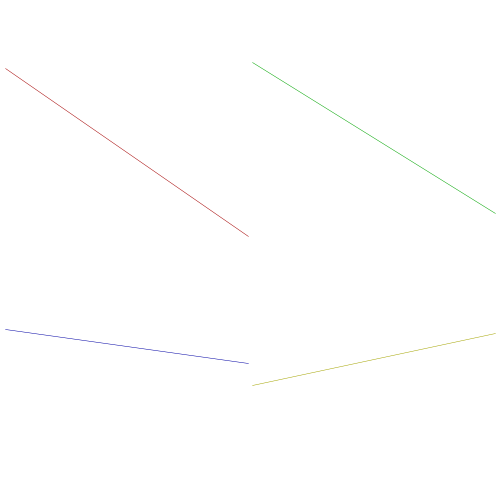
Frame 1 (no input)
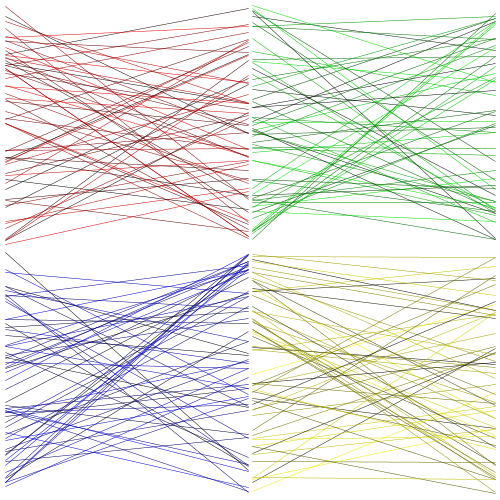
Frame 60 (the mouse pressed at the canvas centre just before this capture)
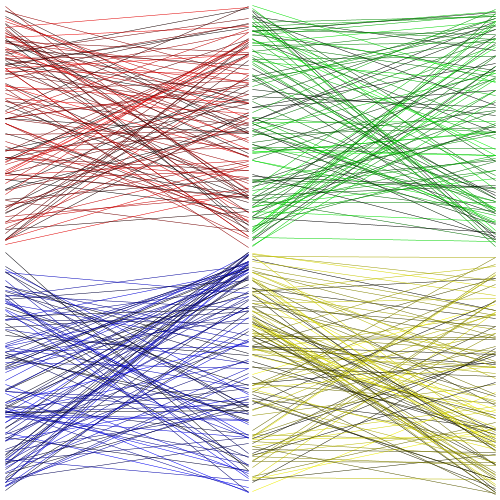
Frame 120 (the mouse held since frame 60 and released just before this capture)

The Processing sketch that drew these frames (run headless with seeded random() and noise(); from frame 60 on, the mouse is pressed at the canvas centre):

// Processing sketch: processing_184370
// ── processing_184370.pde

/*=======================================
"Accumulating Gestures - Boxes"
Animated Squares LAB
 
Modified 2/5/2015
 
Sarah Hockman
hockman.25@osu.edu
hockman.25@gmail.com
 
Created for Art 3001 - Data Visualization
BFA in Art and Technology
The Ohio State University
http://www.openprocessing.org/classroom/4626
 
=======================================*/


//setup animation
void setup() {
  background(255);
  size(500,500);
}
 
//appearance  
void draw() {
  float x=random(0,255); 
  //margins
  //background(255); //stroke accumulates
  int m=width/100; //size of boxes
  strokeWeight(0.5); //thickness of line
  
  //top left
  stroke(x,0,0); //red stroke
  line(m,random(m,height/2-m/2),width/2-m/2,random(m,height/2-m/2)); 
  
  //top right
  stroke(0,x,0); //green stroke
  line(width/2+m/2,random(m,height/2-m/2),width-m,random(m,height/2-m/2));
  
  //bottom left
  stroke(0,0,x); //blue stroke
  line(m,random(height/2+m/2,height-m),width/2-m/2,random(height/2+m/2,height-m));
  
  //bottom right
  stroke(x,x,0); //yellow stroke
  line(width/2+m/2,random(height/2+m/2,height-m),width-m,random(height/2+m/2,height-m));
   
}
